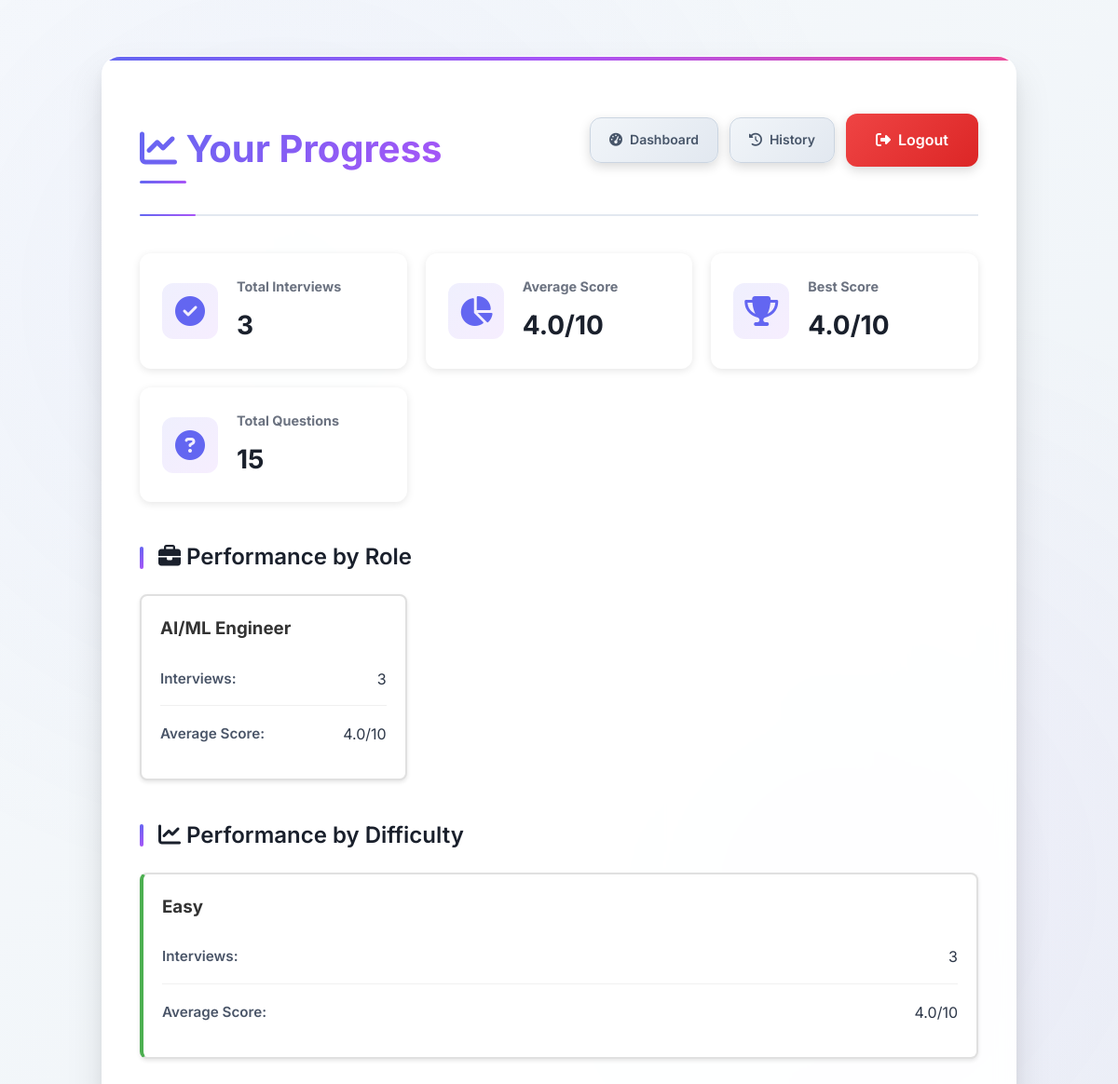
Screenshot of /progress (signed in) with the database file from the repository.
### tables this page shows
CREATE TABLE interviews (
            id INTEGER PRIMARY KEY AUTOINCREMENT,
            user_id INTEGER NOT NULL,
            role TEXT NOT NULL,
            difficulty TEXT NOT NULL,
            timestamp DATETIME DEFAULT CURRENT_TIMESTAMP,
            questions TEXT,
            answers TEXT,
            scores TEXT,
            feedback TEXT,
            overall_score REAL,
            FOREIGN KEY(user_id) REFERENCES users(id)
        );

### app.py (the view)
@app.route('/progress')
@login_required
def view_progress():
    stats = database.get_progress_stats(current_user.id)
    return render_template('progress.html', name=current_user.name, stats=stats)

### app.py (called while the page is built)
@login_manager.user_loader
def load_user(user_id):
    try:
        row = database.get_user_by_id(int(user_id))
    except Exception:
        return None
    if row:
        return User(row['id'], row['name'], row['email'], row['password_hash'])
    return None

### database.py (called while the page is built)
def get_db():
    conn = sqlite3.connect(DB_PATH)
    conn.row_factory = sqlite3.Row
    return conn

def get_user_by_id(user_id: int):
    conn = get_db()
    c = conn.cursor()
    c.execute('SELECT * FROM users WHERE id = ?', (user_id,))
    return c.fetchone()

### templates/progress.html (shortened to what this page needs)
<!DOCTYPE html>
<html lang="en">
<head>
    <link rel="stylesheet" href="{{ url_for('static', filename='style.css') }}">
    <link rel="stylesheet" href="https://cdnjs.cloudflare.com/ajax/libs/font-awesome/6.4.0/css/all.min.css">
</head>
<body>
    <div class="container">
        <header>
            <h1><i class="fas fa-chart-line"></i> Your Progress</h1>
            <nav class="nav-links">
                <a href="{{ url_for('dashboard') }}" class="btn nav-btn">
                    <i class="fas fa-tachometer-alt"></i> Dashboard
                </a>
                <a href="{{ url_for('interview_history') }}" class="btn nav-btn">
                    <i class="fas fa-history"></i> History
                </a>
                <a href="{{ url_for('logout') }}" class="btn logout-btn">
                    <i class="fas fa-sign-out-alt"></i> Logout
                </a>
            </nav>
        </header>
        <div class="progress-container">
            <div class="stats-grid">
                <div class="stat-card">
                    <div class="stat-icon">
                        <i class="fas fa-check-circle"></i>
                    </div>
                    <div class="stat-details">
                        <h3>Total Interviews</h3>
                        <p class="stat-value">{{ stats.total_interviews }}</p>
                    </div>
                </div>
                <div class="stat-card">
                    <div class="stat-icon">
                        <i class="fas fa-chart-pie"></i>
                    </div>
                    <div class="stat-details">
                        <h3>Average Score</h3>
                        <p class="stat-value">{{ "%.1f"|format(stats.average_score) }}/10</p>
                    </div>
                </div>
                <div class="stat-card">
                    <div class="stat-icon">
                        <i class="fas fa-trophy"></i>
                    </div>
                    <div class="stat-details">
                        <h3>Best Score</h3>
                        <p class="stat-value">{{ stats.best_score }}/10</p>
                    </div>
                </div>
                <div class="stat-card">
                    <div class="stat-icon">
                        <i class="fas fa-question-circle"></i>
                    </div>
                    <div class="stat-details">
                        <h3>Total Questions</h3>
                        <p class="stat-value">{{ stats.total_questions }}</p>
                    </div>
                </div>
            </div>
            {% if stats.by_role %}
            <div class="progress-section">
                <h2><i class="fas fa-briefcase"></i> Performance by Role</h2>
                <div class="role-grid">
                    {% for role, data in stats.by_role.items() %}
                    <div class="role-card">
                        <h3>{{ role }}</h3>
                        <div class="role-stats">
                            <div class="role-stat">
                                <label>Interviews:</label>
                                <span>{{ data.count }}</span>
                            </div>
                            <div class="role-stat">
                                <label>Average Score:</label>
                                <span>{{ data.avg_score }}/10</span>
                            </div>
                        </div>
                    </div>
                    {% endfor %}
                </div>
            </div>
            {% endif %}
            {% if stats.by_difficulty %}
            <div class="progress-section">
                <h2><i class="fas fa-chart-line"></i> Performance by Difficulty</h2>
                <div class="difficulty-grid">
                    {% for difficulty, data in stats.by_difficulty.items() %}
                    <div class="difficulty-card difficulty-{{ difficulty.lower() }}">
                        <h3>{{ difficulty }}</h3>
                        <div class="difficulty-stats">
                            <div class="difficulty-stat">
                                <label>Interviews:</label>
                                <span>{{ data.count }}</span>
                            </div>
                            <div class="difficulty-stat">
                                <label>Average Score:</label>
                                <span>{{ data.avg_score }}/10</span>
                            </div>
                        </div>
                    </div>
                    {% endfor %}
                </div>
            </div>
            {% endif %}
        </div>
    </div>
</body>
</html>

### static/style.css (style rules this page uses)
body { font-family: 'Inter', 'Segoe UI', Tahoma, Geneva, Verdana, sans-serif; line-height: 1.6; color: #2d3748; background: linear-gradient(135deg, #f7fafc 0%, #edf2f7 100%); min-height: 100vh; margin: 0; padding: 0; position: relative; }
body::before { content: ''; position: fixed; top: 0; left: 0; width: 100%; height: 100%; background-image: radial-gradient(circle at 25% 25%, rgba(99, 102, 241, 0.05) 0%, transparent 50%), radial-gradient(circle at 75% 75%, rgba(168, 85, 247, 0.05) 0%, transparent 50%); pointer-events: none; z-index: -1; }
.container { max-width: 900px; margin: 0 auto; padding: 40px; background: rgba(255, 255, 255, 0.95); backdrop-filter: blur(10px); border-radius: 20px; box-shadow: 0 20px 40px rgba(0, 0, 0, 0.1), 0 8px 16px rgba(0, 0, 0, 0.06), inset 0 1px 0 rgba(255, 255, 255, 0.8); margin-top: 60px; margin-bottom: 60px; border: 1px solid rgba(255, 255, 255, 0.2); position: relative; overflow: hidden; }
.container::before { content: ''; position: absolute; top: 0; left: 0; right: 0; height: 4px; background: linear-gradient(90deg, #6366f1, #a855f7, #ec4899); }
header { display: flex; justify-content: space-between; align-items: center; margin-bottom: 40px; border-bottom: 2px solid #e2e8f0; padding-bottom: 30px; position: relative; }
header::after { content: ''; position: absolute; bottom: -2px; left: 0; width: 60px; height: 2px; background: linear-gradient(90deg, #6366f1, #a855f7); border-radius: 1px; }
h1 { color: #1a202c; margin-bottom: 8px; font-weight: 700; font-size: 2.5rem; background: linear-gradient(135deg, #6366f1, #a855f7); -webkit-background-clip: text; -webkit-text-fill-color: transparent; background-clip: text; position: relative; }
h1::after { content: ''; position: absolute; bottom: -5px; left: 0; width: 50px; height: 3px; background: linear-gradient(90deg, #6366f1, #a855f7); border-radius: 2px; }
h2 { color: #2d3748; margin-top: 40px; margin-bottom: 20px; font-weight: 600; font-size: 1.5rem; position: relative; padding-left: 20px; }
h2::before { content: ''; position: absolute; left: 0; top: 50%; transform: translateY(-50%); width: 4px; height: 24px; background: linear-gradient(135deg, #6366f1, #a855f7); border-radius: 2px; }
label { display: block; margin-bottom: 8px; font-weight: 600; color: #4a5568; font-size: 0.95rem; transition: color 0.3s ease; }
.btn { display: inline-flex; align-items: center; justify-content: center; gap: 8px; padding: 16px 32px; border: none; border-radius: 12px; font-size: 16px; font-weight: 600; font-family: inherit; cursor: pointer; text-decoration: none; transition: all 0.3s ease; position: relative; overflow: hidden; box-shadow: 0 4px 12px rgba(0, 0, 0, 0.15); }
.btn::before { content: ''; position: absolute; top: 0; left: -100%; width: 100%; height: 100%; background: linear-gradient(90deg, transparent, rgba(255, 255, 255, 0.2), transparent); transition: left 0.5s ease; }
.logout-btn { background: linear-gradient(135deg, #ef4444 0%, #dc2626 100%); color: white; }
.nav-links { display: flex; gap: 12px; align-items: center; }
.nav-btn { background: linear-gradient(135deg, #f1f5f9 0%, #e2e8f0 100%); color: #475569; border: 1px solid #cbd5e1; padding: 12px 20px; font-size: 14px; }
.progress-container { margin-top: 30px; }
.stats-grid { display: grid; grid-template-columns: repeat(auto-fit, minmax(250px, 1fr)); gap: 20px; margin-bottom: 30px; }
.stat-card { background: white; border-radius: 12px; padding: 24px; box-shadow: 0 2px 8px rgba(0,0,0,0.1); display: flex; align-items: center; gap: 20px; transition: transform 0.2s; }
.stat-icon { font-size: 32px; color: #6366f1; background: linear-gradient(135deg, rgba(99, 102, 241, 0.1) 0%, rgba(168, 85, 247, 0.1) 100%); width: 60px; height: 60px; border-radius: 12px; display: flex; align-items: center; justify-content: center; }
.stat-details h3 { margin: 0; color: #6b7280; font-size: 0.9rem; }
.stat-value { margin: 8px 0 0 0; font-size: 28px; font-weight: bold; color: #1a202c; }
.progress-section { margin-bottom: 30px; }
.progress-section h2 { color: #1a202c; margin-bottom: 20px; font-size: 1.5rem; }
.difficulty-grid { display: grid; grid-template-columns: repeat(auto-fit, minmax(200px, 1fr)); gap: 20px; }
.difficulty-card { background: white; border-radius: 12px; padding: 20px; box-shadow: 0 2px 8px rgba(0,0,0,0.1); }
.difficulty-easy { border-left: 6px solid #4CAF50; }

### rows the page displays
interviews: best_score "4.0", role "AI/ML Engineer", count "3", avg_score "4.0", difficulty "Easy"

### other values shown
{{ stats.total_interviews }} "3"
{{ "%.1f"|format(stats.average_score) }} "4.0"
{{ stats.total_questions }} "15"
